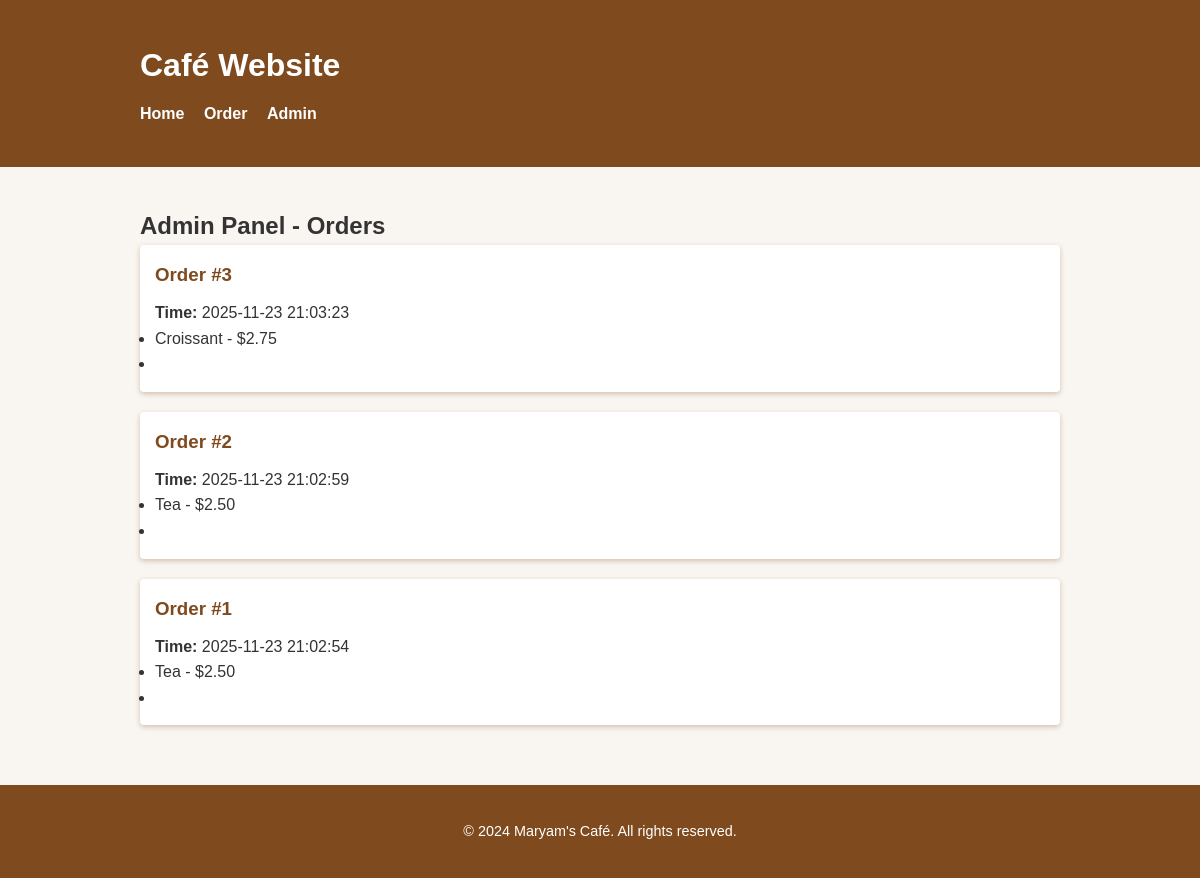
/admin, run on an earlier commit of the app's database.
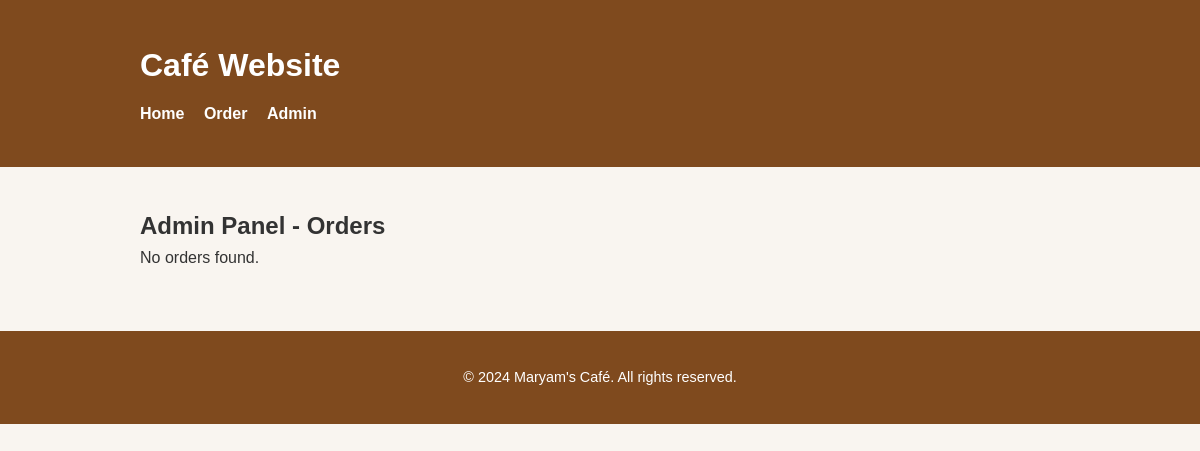
And on a later commit of the database.
### tables this page shows
CREATE TABLE orders (
            id INTEGER PRIMARY KEY AUTOINCREMENT,
            items TEXT NOT NULL,
            timestamp DATETIME DEFAULT CURRENT_TIMESTAMP
        );

### app.py (the view)
@app.route('/admin')
def admin():
    conn = get_db_connection()
    orders = conn.execute('SELECT * FROM orders ORDER BY timestamp DESC').fetchall()
    conn.close()
    orders_parsed = []
    for order in orders:
        items = json.loads(order['items'])
        orders_parsed.append({
            'id': order['id'],
            'items': items,
            'timestamp': order['timestamp']
        })
    return render_template('admin.html', orders=orders_parsed)

### app.py (called while the page is built)
def get_db_connection():
    conn = sqlite3.connect(DATABASE)
    conn.row_factory = sqlite3.Row
    return conn

### templates/admin.html
{% extends "base.html" %}
{% block content %}
<h2>Admin Panel - Orders</h2>
{% if orders %}
    <div class="orders-list">
        {% for order in orders %}
        <div class="order-card">
            <h3>Order #{{ order['id'] }}</h3>
            <p><strong>Time:</strong> {{ order['timestamp'] }}</p>
            <ul>{% for item in order['items'] %}<li>{{ item['name'] }} - ${{ "%.2f"|format(item['price']) }}<li>{% endfor %}</ul>
        </div>
        {% endfor %}
    </div>
{% else %}
    <p>No orders found.</p>
{% endif %}
{% endblock %}

### templates/base.html (shortened to what this page needs)
<!DOCTYPE html>
<html lang="en">
<head>
    <link rel="stylesheet" href="{{ url_for('static', filename='css/styles.css') }}" />
</head>
<body>
    <header>
        <div class="container">
            <h1>Café Website</h1>
            <nav>
                <a href="{{ url_for('home') }}">Home</a>
                <a href="{{ url_for('order') }}">Order</a>
                <a href="{{ url_for('admin') }}">Admin</a>
            </nav>
        </div>
    </header>
    <main class="container">
        {% block content %}{% endblock %}
    </main>
    <footer>
        <div class="container">
            <p>© 2024 Maryam's Café. All rights reserved.</p>
        </div>
    </footer>
</body>
</html>

### static/css/styles.css (style rules this page uses)
* { box-sizing: border-box; margin: 0; padding: 0; }
body { font-family: Arial, sans-serif; background-color: #f9f5f0; color: #333; line-height: 1.6; }
.container { width: 90%; max-width: 960px; margin: 0 auto; padding: 20px; }
header { background-color: #7f4a1e; color: #fff; padding: 20px 0; margin-bottom: 20px; }
header h1 { margin-bottom: 10px; }
nav a { color: #fff; text-decoration: none; margin-right: 15px; font-weight: bold; }
footer { background-color: #7f4a1e; color: #fff; text-align: center; padding: 15px 0; margin-top: 40px; font-size: 0.9em; }

What changed in the data, as far as the page shows it:
removed orders: id "3", timestamp "2025-11-23 21:03:23", name "Croissant", price "2.75"
removed orders: id "2", timestamp "2025-11-23 21:02:59", name "Tea", price "2.50"
removed orders: id "1", timestamp "2025-11-23 21:02:54", name "Tea", price "2.50"
Also different on the page:
text now shown: "No orders found."
